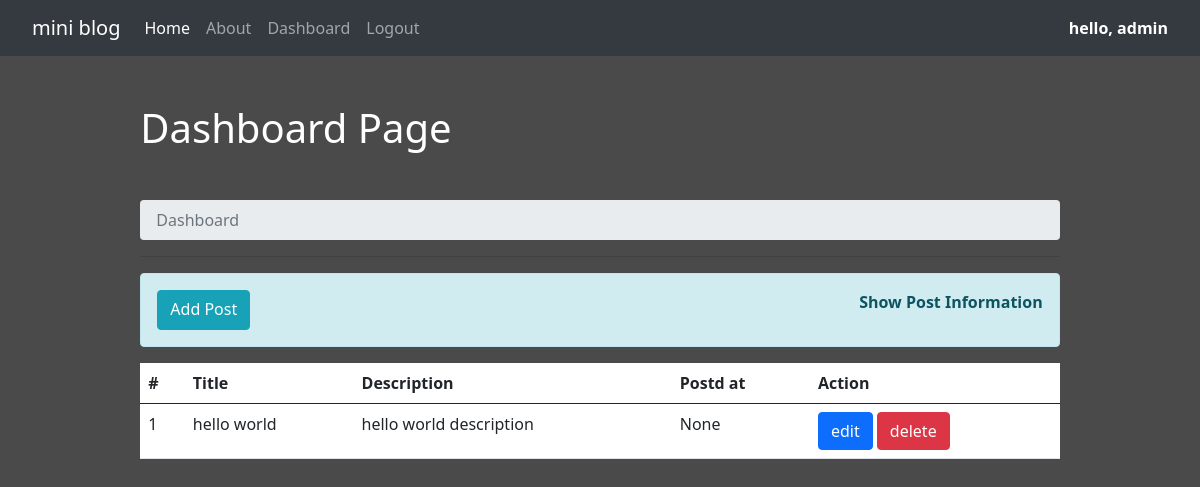
Before: /dashboard/ (signed in) with the older database file.
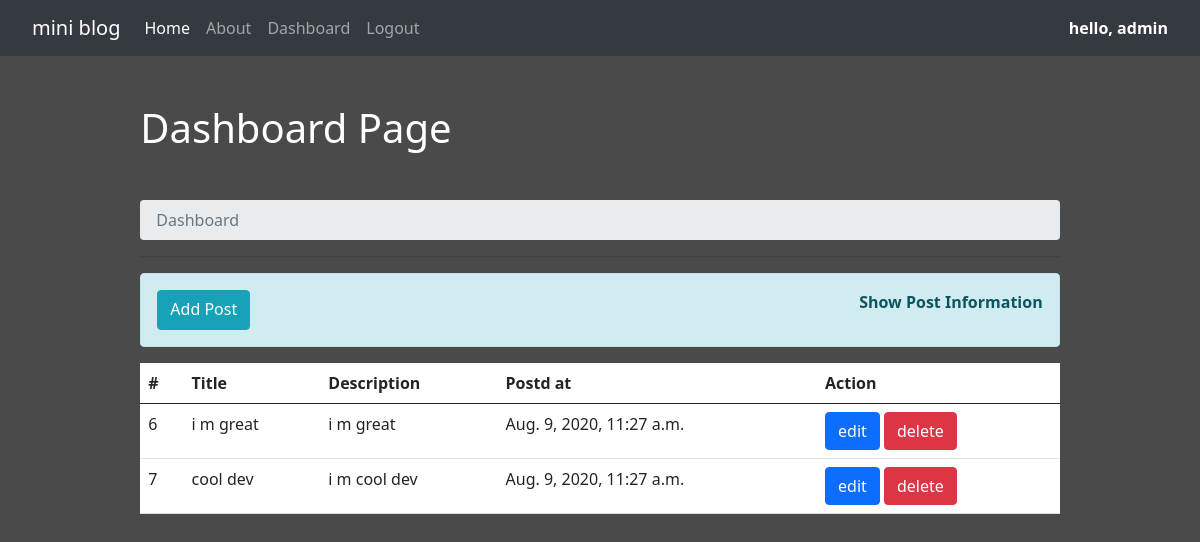
After: the same page with the newer database file.
### blog/models.py (models this page shows)
class Post(models.Model):
    title= models.CharField( max_length=50)
    description = models.TextField()
    posted = models.DateTimeField( auto_now=True)

### blog/views.py (the view)
# urls.py: path("dashboard/", views.dashboard ,name="dashboard"),
def dashboard(request):
    if  request.user.is_authenticated:
        posts  = Post.objects.all()
        context={}
        context['posts']=posts
        return render(request,'blog/dashboard.html',context)
    else:
        messages.success(request,'your request denied due to unauthorize access.you need to login first access this page')
        return HttpResponseRedirect('/login/')

### blog/templates/blog/dashboard.html (shortened to what this page needs)
{% extends 'blog/base.html' %}
{% load static %}
{% block content %}
<div class="col-md-10 mx-auto">
    <h1 class=" my-5 text-white text-capitalize"> dashboard page</h1>
    <nav aria-label="breadcrumb">
        <ol class="breadcrumb">
          <li class="breadcrumb-item active" aria-current="page">Dashboard</li>
        </ol>
      </nav>
      <hr/>
        <div class="alert text-capitalize  text-center font-weight-bold alert-info d-flex justify-content-between">
        <a href="{% url 'addpost' %}" class=" btn btn-info">Add post</a>
        <p>show post information</p>
        </div>
      <table class="table bg-white">
        <thead>
          <tr>
            <th scope="col">#</th>
            <th scope="col">Title</th>
            <th scope="col">Description</th>
            <th scope="col">Postd at</th>
            <th>Action</th>
          </tr>
        </thead>
        <tbody>
            {% for post in posts %}
                    <tr>
                        <td scope="row">{{post.id}}</td>
                        <td scope="row">{{post.title}}</td>
                        <td scope="row">{{post.description}}</td>
                        <td scope="row">{{post.posted}}</td>
                          <td>
                              <a href="{% url 'updatepost' post.id %}" class="btn btn-primary">edit</a>
                              {% if perms.blog.delete_post %}
                              <a href="{% url 'deletepost' post.id %}" class="btn btn-danger">delete</a>
                              {% endif %}
                          </td>
                    </tr>
            {% empty %}
               <tr>  <td colspan="5" style=" font-size: 18px;" class="d-block font-weight-bold alert  alert-danger"> no posts to show </td> </tr>
            {% endfor %}
        </tbody>
      </table>
</div>
{% endblock content %}

### blog/templates/blog/base.html (shortened to what this page needs)
{% load static %}
<!DOCTYPE html>
<html lang="en">
<head>
    <link rel="stylesheet" href="{% static 'blog/css/bootstrap.min.css' %}">
    <link rel="stylesheet" href="{% static 'blog/css/custom.css' %}">
</head>
<body>
    <div class=" container-fluid bg-dark">
        {% include 'blog/nav.html' %}
    </div>
<div class=" container">
     <div class="row">
         {% block content %}
         {% endblock content %}
     </div>
</div>
</body>
</html>

### blog/templates/blog/nav.html (shortened to what this page needs)
<nav class="navbar navbar-expand-lg navbar-dark bg-dark">
  <div class="container-fluid">
    <a class="navbar-brand" href="{% url 'home' %}">mini blog</a>
    <div class="collapse navbar-collapse" id="navbarSupportedContent">
      <ul class="navbar-nav mr-auto mb-2 mb-lg-0">
        <li class="nav-item">
          <a class="nav-link active" aria-current="page" href="{% url 'home' %}">Home</a>
        </li>
        {% if request.user.is_authenticated %}
        <li class="nav-item">
          <a class="nav-link" href="{% url 'about' %}">About</a>
        </li>
           <li class="nav-item">
            <a class="nav-link" href="{% url 'dashboard' %}">Dashboard</a>
          </li>
        {% endif %}
        {% if request.user.is_authenticated %}
          <li class="nav-item">
          <a class="nav-link" href="{% url 'logout' %}">Logout</a>
        </li>
        {% endif %}
      </ul>
      {% if  request.user.is_authenticated %}
         <div class=" font-weight-bold text-white">hello, {{request.user.username}} </div>
         {% endif %}
     </div>
  </div>
</nav>

### blog/static/blog/css/custom.css (style rules this page uses)
* { padding: 0px; margin: 0px; box-sizing: border-box; }
body { background-color:rgb(75,74,74); height: 100vh; width: 100%; }

Changed rows visible on the page:
removed Post: id "1", title "hello world", description "hello world description", posted "None"
added Post: id "6", title "i m great", description "i m great", posted "Aug. 9, 2020, 11:27 a.m."
added Post: id "7", title "cool dev", description "i m cool dev", posted "Aug. 9, 2020, 11:27 a.m."
